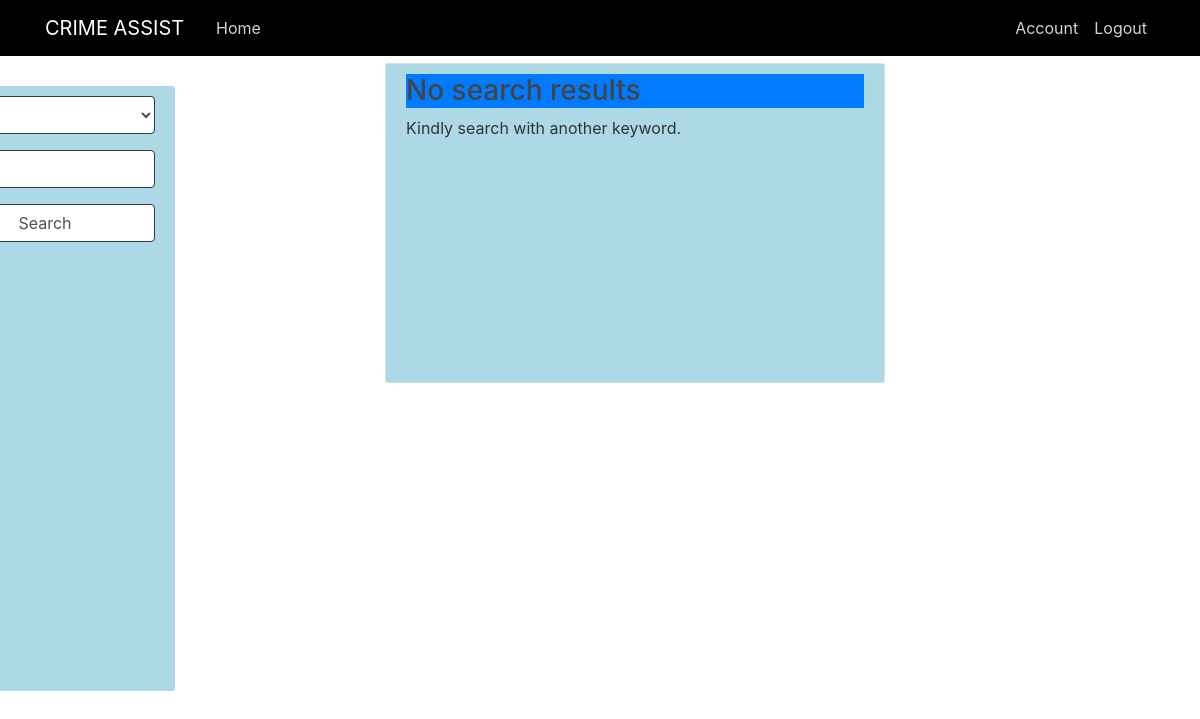
The app's page /update (signed in), older data.
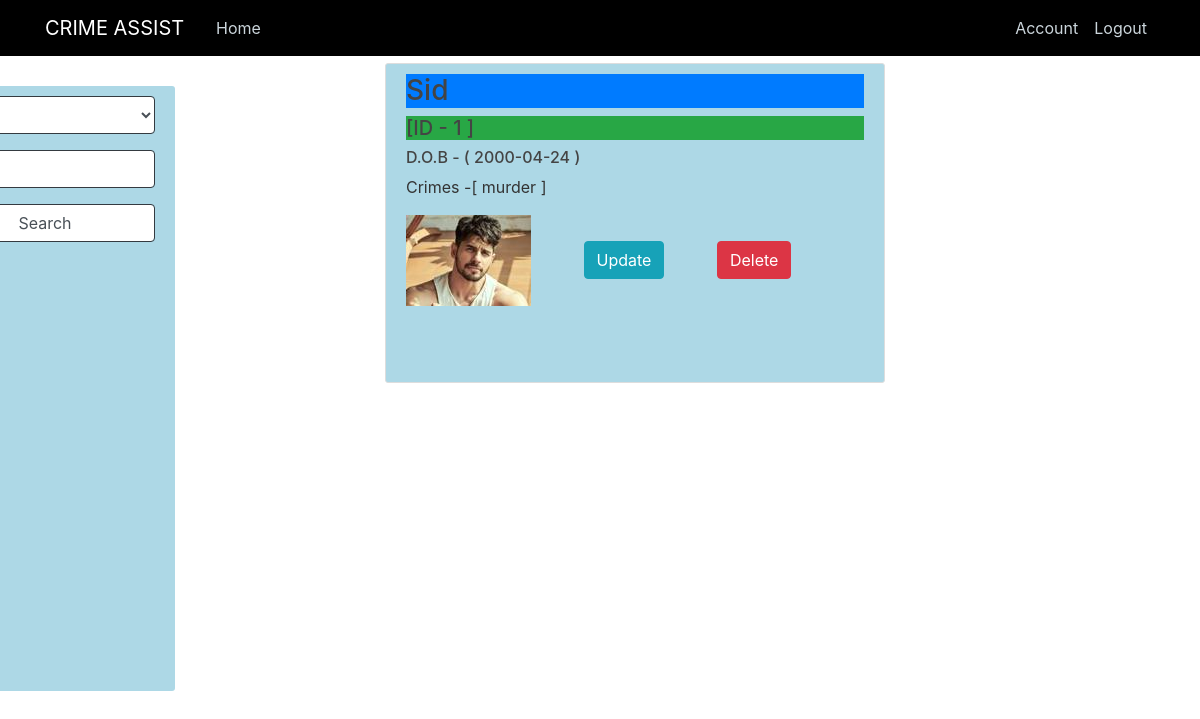
The same page, newer data.
### crimeassist/models.py (models this page shows, shortened)
class Convict(db.Model):
    id = db.Column(db.Integer,primary_key=True)
    name = db.Column(db.String(25),nullable=False)
    dob = db.Column(db.Date ,nullable = False)
    profile_image = db.Column(db.String(20),nullable=False)
    crimes = db.Column(db.Text,nullable=False)
    images = db.relationship('ConvictImage', backref = 'person', lazy=True)

### crimeassist/routes.py (the view, shortened to what this page needs)
@app.route('/update', methods=['POST', 'GET'])
@login_required
def update():
    form = SearchForm()
    convicts=Convict.query.all()
    return render_template('update.html', form=form,convicts=convicts)

### crimeassist/forms.py
class SearchForm(FlaskForm):
    search_using = SelectField('Search Using : ', choices = [('name', 'Name'),('id', 'ID'),('dob','D.O.B (yyyy-mm-dd)'),('crimes','Crime')],validate_choice=False)
    search = StringField('Search')
    submit  = SubmitField('Search')

### crimeassist/models.py (called while the page is built)
@login_manager.user_loader
def load_user(user_id):
    return User.query.get(int(user_id))

### crimeassist/templates/update.html (shortened to what this page needs)
{% extends "layout.html" %}
{% block content %}
<div class="search-bar">
    <form action="" method="POST">
      <fieldset >
        <div class="form-group">
            {% if form.search_using.errors %}
              {{ form.search_using(class="form-control form-control-md is-invalid") }}
              <div class="invalid-feedback">
                {% for error in form.search_using.errors %}
                  <span>{{ error }}</span>
                {% endfor %}
              </div>
            {% else %}
              {{ form.search_using(class="form-control form-control-md border-dark") }}
            {% endif %}
            </div>
          <div class="form-group">
            {% if form.search.errors %}
              {{ form.search(class="form-control form-control-md is-invalid") }}
              <div class="invalid-feedback">
                {% for error in form.search.errors %}
                  <span>{{ error }}</span>
                {% endfor %}
              </div>
            {% else %}
              {{ form.search(class="form-control form-control-md border-dark") }}
            {% endif %}
            </div>
            <div class="form-group">
                {% if form.submit.errors %}
                  {{ form.submit(class="form-control form-control-md is-invalid") }}
                  <div class="invalid-feedback">
                    {% for error in form.submit.errors %}
                      <span>{{ error }}</span>
                    {% endfor %}
                  </div>
                {% else %}
                  {{ form.submit(class="form-control form-control-md border-dark") }}
                {% endif %}
                </div>
    {%  if not convicts  %}
        <div class="search-convicts">
            <h3 class="bg-primary"> No search results </h3>
            <p> Kindly search with another keyword.</p>
        </div>
    {% else %}
        {% for convict in convicts %}
            <div class="search-convicts">
                <h3 class="bg-primary">{{ convict.name }} <h5 class="bg-success">[ID - {{ convict.id }} ]</h5></h3>
                <h6>D.O.B - ( {{ convict.dob }} )</h6>
                <p>Crimes -[ {{ convict.crimes }} ]</p>
                <img src="{{ url_for('static',filename = 'convict_pics/'+ convict.profile_image ) }}" alt="Photo here">
                <a href="{{ url_for('updateConvictInfo',convict_id = convict.id)  }}" class="btn btn-info ml-5"> Update</a>
                <a href="{{ url_for('deleteConvict',convict_id = convict.id)  }}" class="btn btn-danger ml-5"  onclick="return deleteConFunc();"> Delete </a>
            </div>
        {% endfor %}
    {%  endif    %}
{% endblock content %}

Row changes from the older to the newer data that the page shows:
added Convict: name "Sid", id "1", dob "2000-04-24", crimes "murder", profile_image (picture)
Text that changed along with them:
text no longer shown: "No search results Kindly search with another keyword."
